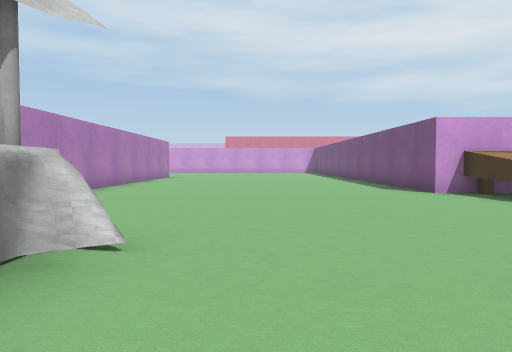
View 1 (above)

24 first-person views from a walk through a 3-D level made in the Unity game engine. The camera is 1.2 m above the floor, tilts 2° down and sees 70° across. The floor is counted in squares, 2 m on a side. Each view is taken from the middle of a square. On the plan, view 1 faces up. The plan holds only what a view shows up to about 10 squares ahead; the rest is blank. The place goes on beyond the plan. The player is left out. Some surface patterns are stand-ins.

View 2
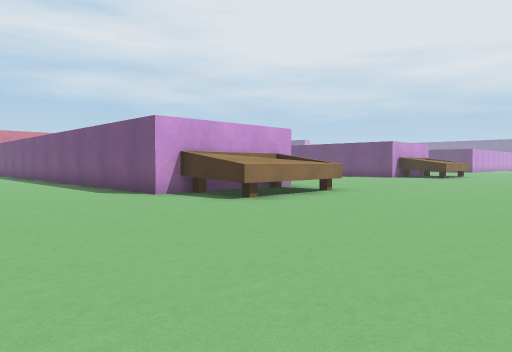

View 3
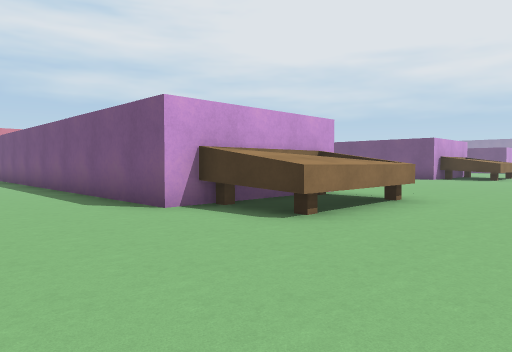

View 4
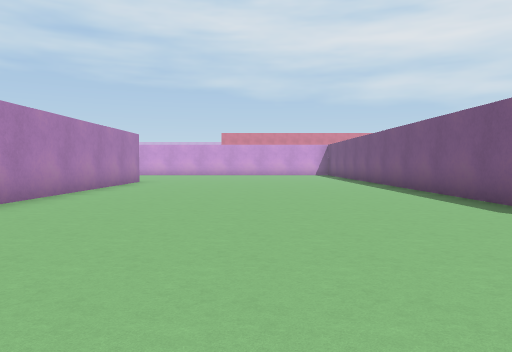

View 5
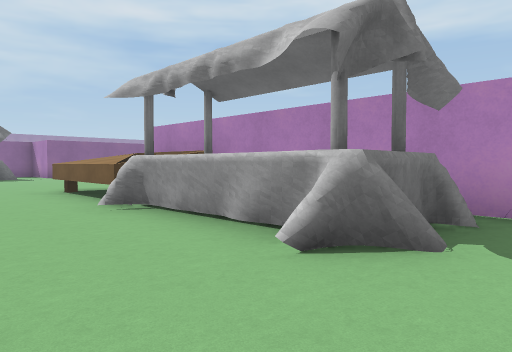

View 6
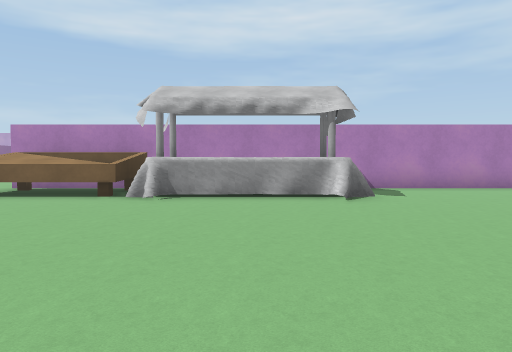

View 7
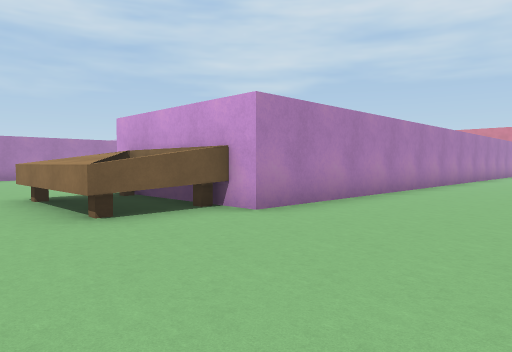

View 8
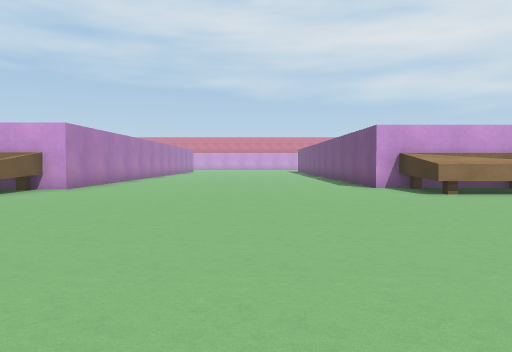

View 9
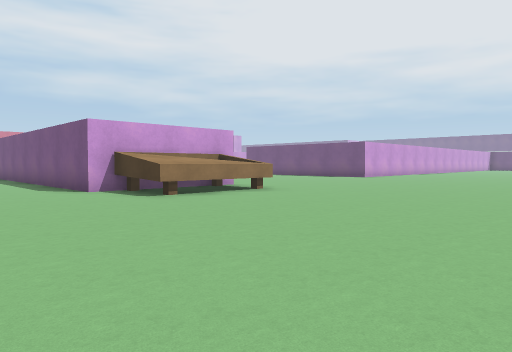

View 10
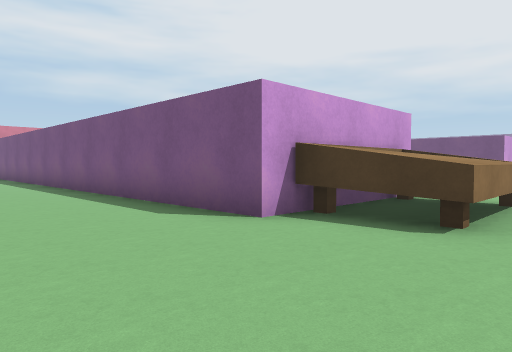

View 11
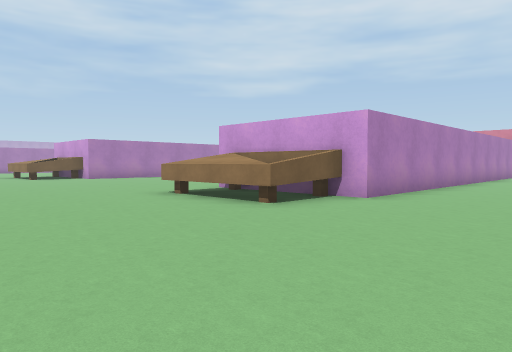

View 12
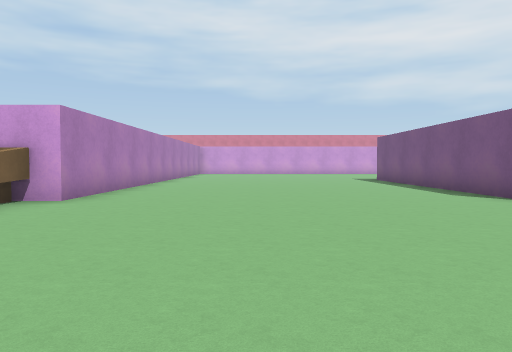

View 13
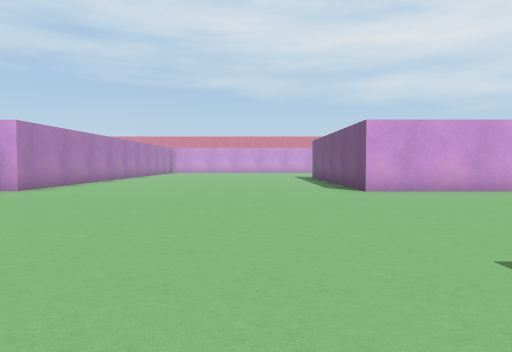

View 14
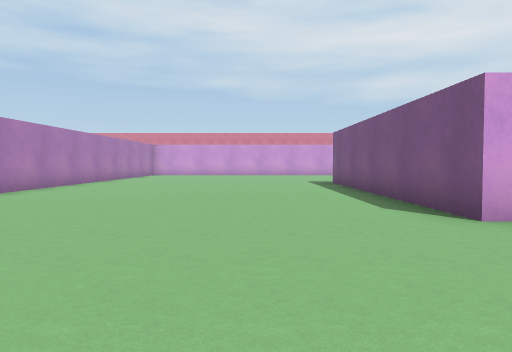

View 15
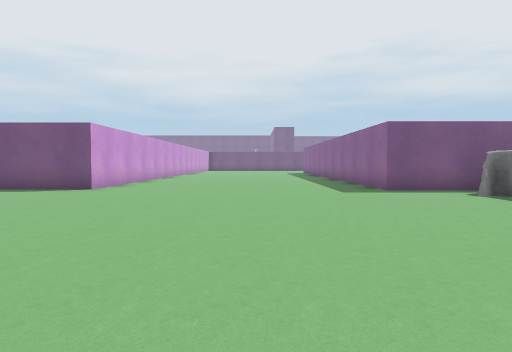

View 16
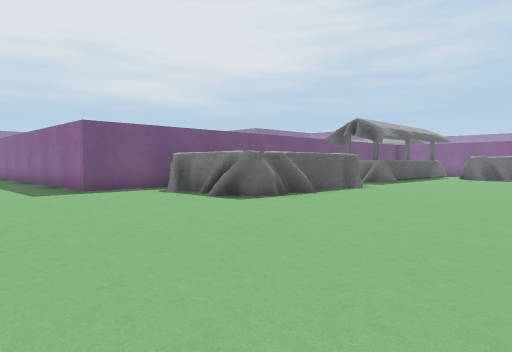

View 17
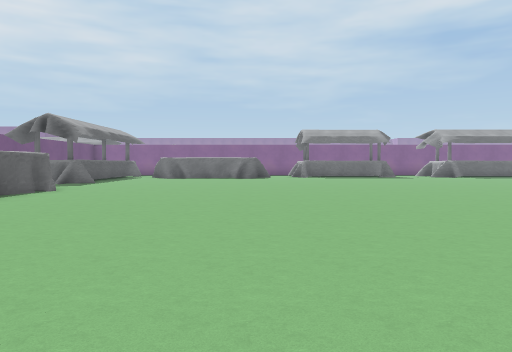

View 18
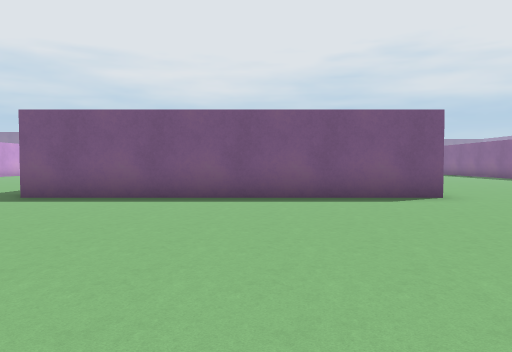

View 19
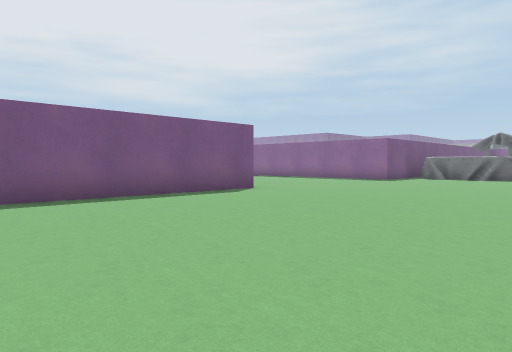

View 20
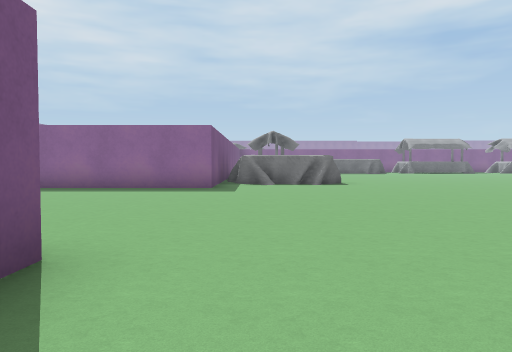

View 21
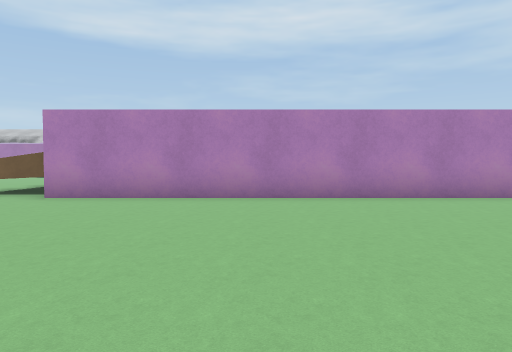

View 22
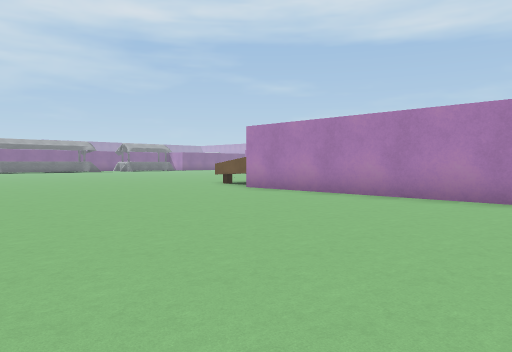

View 23
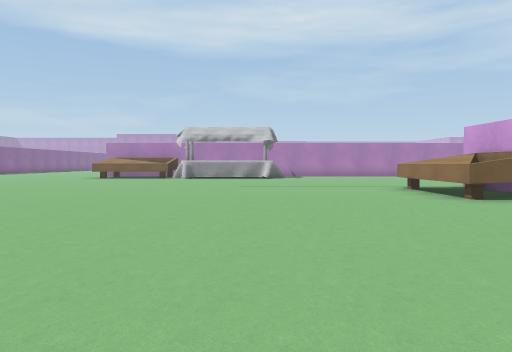

View 24
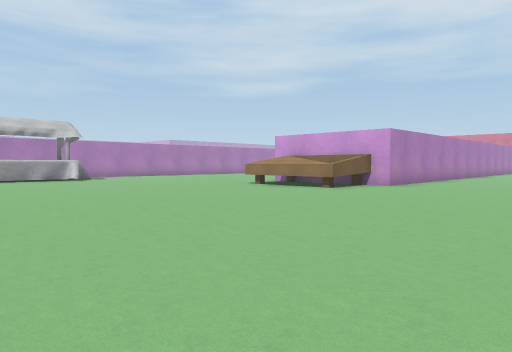

### Floor plan
Points are (right, up) in squares from view 1. A wall is a line through its corners. A room is listed if a view was taken in it or the views show most of it. See-through windows are left out.
Room 1 (views 1, 2, 3, 4, 5, 6, 7, 8, 9, 10, 11, 12, 13, 14, 15, 16, 17, 18, 19, 20, 21, 22, 23, 24)
walls: (3.6, 7.4) (3.6, 14.5); (-1.4, -0.4) (-1.3, -0.8); (-1.2, 2.3) (-1.5, 2.2); (-1.2, 2.4) (-1.5, 2.2); (-1.5, -0.5) (-1.1, -0.7); (-1.3, 2.3) (-1.5, 1); (-1.4, 3) (-1.4, -1.1); (-1.5, 2.9) (-1.1, 2.4); (-1.5, 2.9) (-1.2, 2.4); (-1.5, 2.9) (-0.9, 2.4); (-1.6, 2.7) (-1, 2.4); (-1.6, 2.9) (-1.1, 2.4); (-1.6, 2.9) (-1.1, 2.6) (-1.5, 2.2); (-1.6, 2.9) (-1.5, 2.4); (-1.9, 2.8) (-1.2, 2.7) (-1.5, 2.2); (22.3, -1.8) (22.7, -1.5) (22.6, -0.8) (23.1, -0.6); (22.4, -1) (23, -0.3); (22.4, -1.9) (22.7, -1.5); (22.6, -0.7) (25.2, -0.7); (22.6, -0.8) (23.5, -0.6); (22.6, -0.9) (23.6, -0.2); (22.6, -1.8) (22.8, -1.2); (-2.4, 2.9) (-1.1, 2.6); (22.6, -1.9) (22.8, -1.5); (22.7, -2.2) (22.4, -1) (23, -0.4); (-2.7, 2.6) (-1.5, 2.9) (-1.1, 2.6); (-2.7, 2.6) (-2.1, 2.7); (22.7, -2.6) (22.8, -2.1); (22.6, -3.5) (22.8, -2.7); (22.6, -3.7) (22.7, -2.8); (-2.9, 2.8) (-1.7, 2.6); (-2.9, 3) (-2.6, 2.6); (-3, 2.7) (-1.3, 2.7); (23.3, -0.5) (24.4, -0.7) (25, -0.3); (22.8, -4) (22.7, -3.5); (22.7, -4.4) (22.8, -3.2); (22.7, -4.4) (22.8, -0.7); (23.9, -0.6) (24.4, -0.5); (24.3, -0.7) (24.9, -0.7); (7.7, 14.5) (7.7, 7.4); (26.1, -1.1) (26.1, 1.1) (30.2, 1.1); (18.9, 14) (18.9, 7.8) (14.9, 7.8) (14.9, 14.5); (-3.7, 14) (-3.7, -4.9); (29.5, 7.8) (26.3, 7.8) (26.3, 14.5)
low walls: (-1, 2.4) (-1.5, 2.2) (-1.4, 1.5); (-1.1, 2.6) (-1.5, 2.1); (-1.5, -0.5) (-1.1, -0.8); (-1.5, 2.2) (-1.3, 1.5); (-1.4, 3) (-1.2, 2.3); (-2.7, 3.1) (-2.7, 2.6); (-2.9, 3.1) (-2.6, 2.6); (24.3, -0.6) (24.8, -0.1); (24.9, -0.7) (25, -0.2)
objects: other object (-3, -4) to (-2, -2); other object (4, 6) to (7, 7); other object (16, 6) to (18, 7)

Positions as (right, up) in squares from view 1, and headings:
1: (0, 0), facing up
2: (0, 1), facing up-right
3: (1, 3), facing up-right
4: (0, 4), facing up
5: (1, 4), facing down-left
6: (5, 1), facing left
7: (11, 4), facing up-left
8: (12, -1), facing up
9: (12, 0), facing up-right
10: (12, 5), facing up-right
11: (22, 2), facing up-left
12: (22, 2), facing up
13: (24, 0), facing up
14: (24, 4), facing up
15: (18, 4), facing right
16: (18, 4), facing down-right
17: (18, 4), facing down
18: (20, 11), facing right
19: (20, 14), facing down-right
20: (25, 10), facing down
21: (14, 11), facing left
22: (14, 14), facing down-left
23: (13, 2), facing left
24: (12, -2), facing up-left
